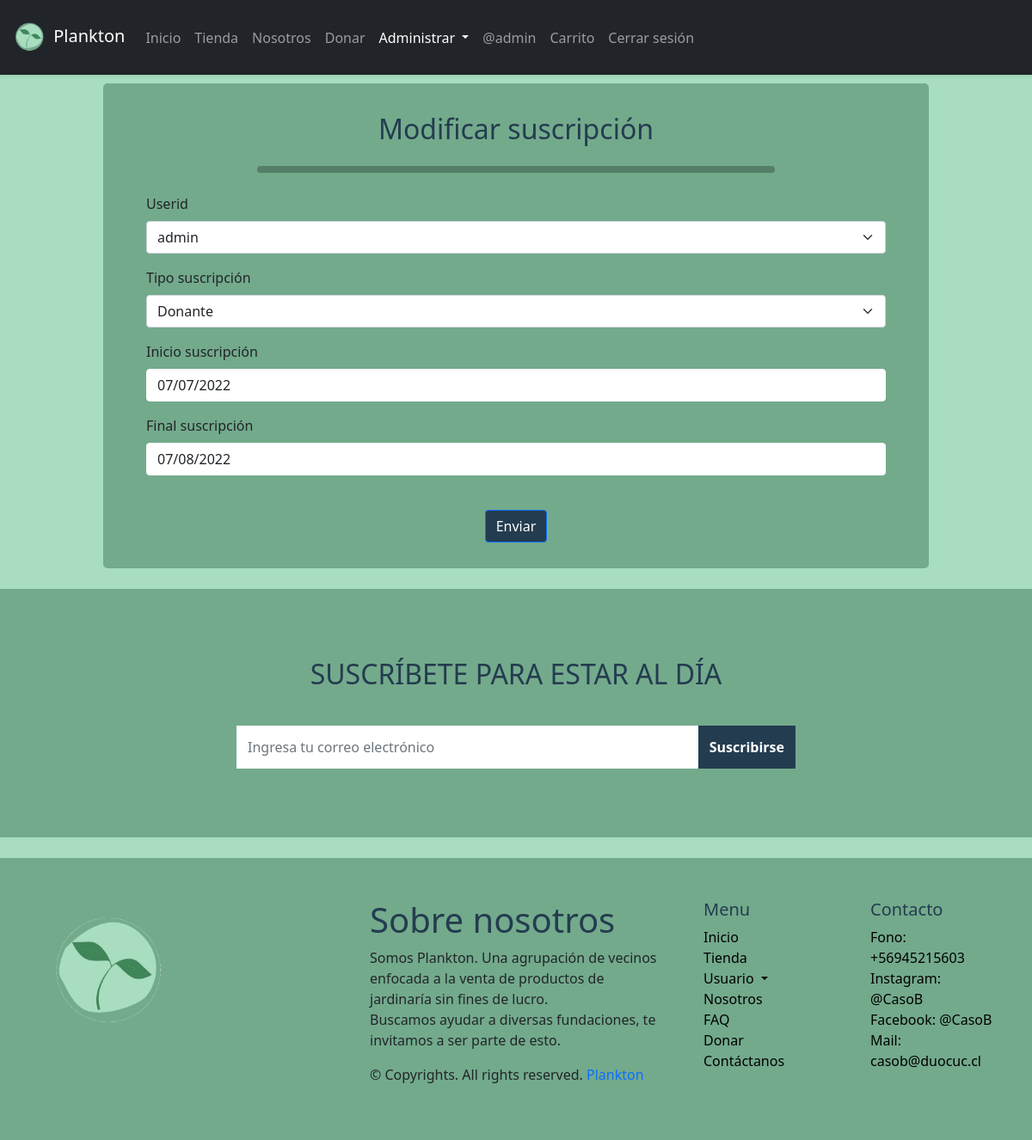
Screenshot of /Plankton/modificarsub.html/1 (signed in) with the database file from the repository.
### Plankton/models.py (models this page shows, shortened)
class Membership(models.Model):
    TYPE_CHOICES = (('free','Free'), ('donante','Donante'))
    userid = models.ForeignKey(settings.AUTH_USER_MODEL, on_delete=models.CASCADE, primary_key=True, unique=False)
    tipo = models.CharField(max_length=10, choices=TYPE_CHOICES, verbose_name="Tipo suscripción")
    inicio = models.DateField(default=datetime.date.today, verbose_name="Inicio suscripción")
    final = models.DateField(default=datetime.date.today, verbose_name="Final suscripción")

### Plankton/views.py (the view)
# urls.py: path('Plankton/modificarsub.html/<id>', modificarsub, name="modificarsub"),
@permission_required('Plankton.change_membership', login_url="../accounts/login")
def modificarsub(request, id):
    sub=Membership.objects.get(userid=id)
    contexto={
        'form':SubRegForm(instance=sub)
    }
    if request.method=='POST':
        formulario=SubRegForm(request.POST, instance=sub)
        if formulario.is_valid():
            formulario.save()
            return redirect(to='listausuarios')
    return render(request, 'Plankton/modificarsub.html', contexto)

### Plankton/forms.py
class SubRegForm(ModelForm):
    class Meta:
        model = Membership
        fields = '__all__'

### Plankton/context_processor.py (called while the page is built)
def total_carrito(request):
    total = 0
    if "carrito" in request.session.keys():
        for key, value in request.session["carrito"].items():
            total += int(value["acumulado"])
    return {"total_carrito": total}

### Plankton/templates/Plankton/modificarsub.html (shortened to what this page needs)
{%extends "Plankton/plantillas/base.html"%}
{% block administraractive %}<a class="nav-link dropdown-toggle active" href="#" id="navbarScrollingDropdown"
role="button" data-bs-toggle="dropdown" aria-expanded="false">
Administrar
</a>{% endblock %}
{% block content %}
{% load static %}
{% load bootstrap5 %}
<section class="mb-4" id="formulario">
    <h2 class="h1-responsive font-weight-bold text-center my-4">Modificar suscripción</h2>
    <hr class="rounded"> <br>
    <div class="row">
        <div class="form-group">
            <form id="modificargeneral" class="form" action="" method="POST" autocomplete="on" enctype="multipart/form-data">
                <div class="row">
                    <div>
                        <div>
                            {% bootstrap_form form %}
                           <br>
                        </div>
                    </div></div>
                <div class="text-center text-md-left">
                    <input class="btn btn-primary" name="enviar" id="enviar" type="submit" value="Enviar">
                </div>
            </form>
        </div>
    </div>
</section>
{% endblock %}

### Plankton/templates/Plankton/plantillas/base.html (shortened to what this page needs)
<!DOCTYPE html>
<html>
{% load static %}
<head>
  <link href="https://cdn.jsdelivr.net/npm/bootstrap@5.1.3/dist/css/bootstrap.min.css" rel="stylesheet"
>
  <link rel="stylesheet" href="{% static 'Plankton/css/estilo.css'%}">
  {% load pwa %}
</head>
<body>
  <nav class="navbar navbar-expand-lg py-3 navbar-dark bg-dark shadow-sm">
    <div class="container-fluid">
      <a class="navbar-brand" href="{% url 'index'%}">
        <img src="{% static 'plankton/img/logo.png'%}" width="45" alt="" class="d-inline-block align-middle mr-2">
        Plankton</a>
      <div class="collapse navbar-collapse" id="navbarTogglerDemo03">
        <ul class="navbar-nav me-auto mb-2 mb-lg-0">
          <li class="nav-item">
            {% block indexactive %}<a class="nav-link" aria-current="page" href="{% url 'index'%}">Inicio</a>{% endblock %}
          </li>
          <li class="nav-item dropdown">
            {% block tiendaactive %}<a class="nav-link" aria-current="page" href="{% url 'tienda'%}">Tienda</a>{% endblock %}
          <li class="nav-item">
            {% block nosotrosactive %}<a class="nav-link" href="{% url 'nosotros'%}">Nosotros</a>{% endblock %}
          </li>
          {% if user.is_authenticated %}
          <li class="nav-item">
            {% block donacionactive %}<a class="nav-link" href="{% url 'donacion'%}">Donar</a>{% endblock %}
          </li>
          {% endif %}
          {% if perms.Plankton.view_producto or perms.auth.view_user %}
          <li class="nav-item dropdown">
            {% block administraractive %}{% endblock %}
            {% endif %}
            {% if user.is_authenticated %}
            <li class="nav-item">
              <a class="nav-link" href="#">@{{ user.username }}</a>
            </li>
            <li class="nav-item">
              {% block carritoactive %}<a class="nav-link" href="{% url 'carrito'%}">Carrito</a>{% endblock %}
            </li>
            <li class="nav-item">
              <a class="nav-link" href="{% url 'logout'%}">Cerrar sesión</a>
            </li>
            {% endif %}
        </ul>
      </div>
    </div>
  </nav>
  {% block content %} {% endblock %}
  <section class="newsletter">
    <div class="container">
      <div class="content">
        <h2>SUSCRÍBETE PARA ESTAR AL DÍA</h2>
        <div class="input-group">
          <input type="email" class="form-control" placeholder="Ingresa tu correo electrónico">
          <span class="input-group-btn">
            <button class="btn" type="submit">Suscribirse</button>
          </span>
        </div>
      </div>
    </div>
  </section>
  <br>
  <footer class="w-100 py-4 flex-shrink-0">
    <div class="container py-4">
      <div class="row gy-4 gx-5">
        <div class="col-lg-4 col-md-6">
          <img class="img-fluid" src="{% static 'plankton/img/logo.png'%}" width="50%" height="50%">
        </div>
        <div class="col-lg-4 col-md-6">
          <h1>Sobre nosotros</h1>
          <p>Somos Plankton. Una agrupación de vecinos enfocada a la venta de productos de jardinaría sin fines de
            lucro.<br>
            Buscamos ayudar a diversas fundaciones, te invitamos a ser parte de esto.</p>
          <p>&copy; Copyrights. All rights reserved. <a class="text-primary" href="#">Plankton</a></p>
        </div>
        <div class="col-lg-2 col-md-6">
          <h5>Menu</h5>
          <ul class="list-unstyled text-muted">
            <li><a href="{% url 'index'%}">Inicio</a></li>
            <li><a href="{% url 'tienda'%}">Tienda</a></li>
            <li class="item dropdown">
              <a class="link dropdown-toggle" href="#" id="navbarScrollingDropdown" role="button"
                data-bs-toggle="dropdown" aria-expanded="false">
                Usuario
              </a>
            <li><a href="{% url 'nosotros'%}">Nosotros</a></li>
            <li><a href="{% url 'faq'%}">FAQ</a></li>
            {% if user.is_authenticated %}<li><a href="{% url 'donacion'%}">Donar</a></li>{% endif %}
            <li><a href="{% url 'contacto'%}">Contáctanos</a></li>
          </ul>
        </div>
        <div class="col-lg-2 col-md-6">
          <h5>Contacto</h5>
          <ul class="list-unstyled text-muted">
            <li>Fono: +56945215603</li>
            <li>Instagram: @CasoB</li>
            <li>Facebook: @CasoB</li>
            <li>Mail: casob@duocuc.cl</li>
          </ul>
        </div>
      </div>
    </div>
  </footer>
</body>
</html>

### Plankton/static/Plankton/css/estilo.css (style rules this page uses)
* { position: relative; box-sizing: border-box; }
body { margin: 0; padding: 0; width: 100%; height: 100%; background-color: #a8ddc0; }
h1, h2, h3, h4, h5, h6 { color: #243c4f }
li { color: rgb(0, 0, 0); }
hr.rounded { margin: auto; width: 70%; border-top: 8px solid rgb(0, 0, 0); border-radius: 5px; }
.btn-primary { background-color: #243c4f; }
.newsletter { width: 100%; margin: 0px; padding: 80px 0; background: #73aa8c; position: relative; }
.newsletter .content { max-width: 650px; margin: auto; text-align: center; z-index: 2; }
.newsletter .content h2 { color: #243c4f; margin-bottom: 40px; }
.newsletter .content .form-control { height: 50px; border-color: #ffffff; border-radius: 0; }
.newsletter .content .btn { min-height: 50px; border-radius: 0; background: #243c4f; color: #fff; font-weight: 600; }
a { color: inherit; text-decoration: none; transition: all 0.3s; }
.form-control { background: #ffffff; border-color: #ffffff; }
footer { margin: auto; background: #73aa8c; }
.container { position: relative; width: 100%; }
#formulario { width: 80%; left: 10%; background: #73aa8c; margin-top: 10px; padding-top: 10px; padding-left: 50px; padding-right: 50px; padding-bottom: 30px; border-radius: 5px; }

### rows the page displays
Membership: userid "admin", tipo "Donante", inicio "07/07/2022", final "07/08/2022"

### other values shown
{{ user.username }} "admin"
